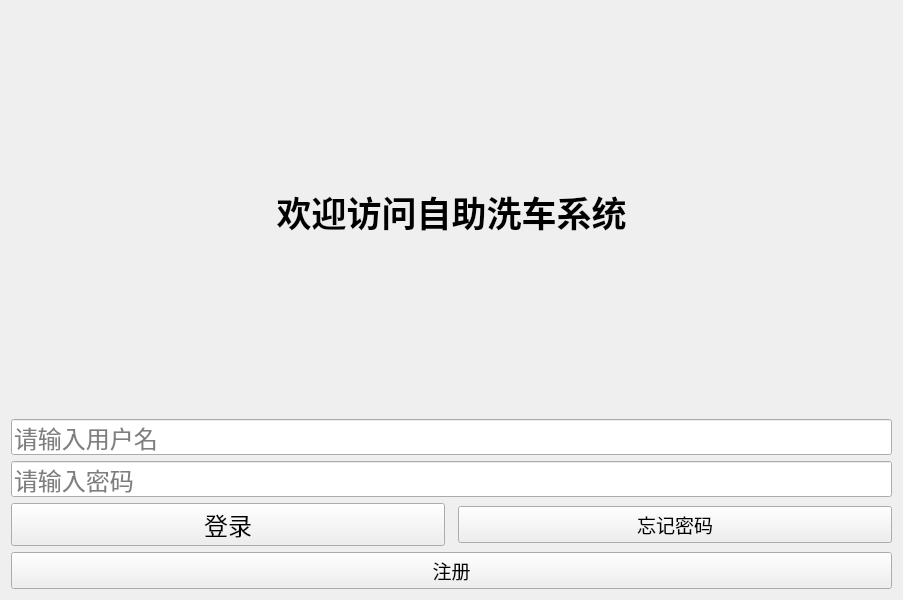
<?xml version="1.0" encoding="UTF-8"?>
<ui version="4.0">
 <class>LoginWindow</class>
 <widget class="QWidget" name="LoginWindow">
  <property name="geometry">
   <rect>
    <x>0</x>
    <y>0</y>
    <width>903</width>
    <height>600</height>
   </rect>
  </property>
  <property name="windowTitle">
   <string>登录</string>
  </property>
  <layout class="QVBoxLayout" name="verticalLayout">
   <item>
    <widget class="QLabel" name="systemTitleLabel">
     <property name="text">
      <string>欢迎访问自助洗车系统</string>
     </property>
     <property name="alignment">
      <set>Qt::AlignCenter</set>
     </property>
     <property name="font">
      <font>
       <family>Arial</family>
       <pointsize>26</pointsize>
       <bold>true</bold>
       <italic>false</italic>
      </font>
     </property>
    </widget>
   </item>
   <item>
    <widget class="QLineEdit" name="usernameLineEdit">
     <property name="placeholderText">
      <string>请输入用户名</string>
     </property>
     <property name="font">
      <font>
       <pointsize>18</pointsize>
      </font>
     </property>
    </widget>
   </item>
   <item>
    <widget class="QLineEdit" name="passwordLineEdit">
     <property name="placeholderText">
      <string>请输入密码</string>
     </property>
     <property name="echoMode">
      <enum>QLineEdit::Password</enum>
     </property>
     <property name="font">
      <font>
       <pointsize>18</pointsize>
      </font>
     </property>
    </widget>
   </item>
   <item>
    <layout class="QHBoxLayout" name="horizontalLayout">
     <item>
      <widget class="QPushButton" name="loginButton">
       <property name="text">
        <string>登录</string>
       </property>
       <property name="font">
        <font>
         <pointsize>18</pointsize>
        </font>
       </property>
      </widget>
     </item>
     <item>
      <spacer name="horizontalSpacer">
       <property name="orientation">
        <enum>Qt::Horizontal</enum>
       </property>
       <property name="sizeType">
        <enum>QSizePolicy::Expanding</enum>
       </property>
      </spacer>
     </item>
     <item>
      <widget class="QPushButton" name="forgotPasswordButton">
       <property name="text">
        <string>忘记密码</string>
       </property>
       <property name="font">
        <font>
         <pointsize>14</pointsize>
        </font>
       </property>
      </widget>
     </item>
    </layout>
   </item>
   <item>
    <widget class="QPushButton" name="registerButton">
     <property name="text">
      <string>注册</string>
     </property>
     <property name="font">
      <font>
       <pointsize>14</pointsize>
      </font>
     </property>
    </widget>
   </item>
  </layout>
 </widget>
 <resources/>
 <connections/>
</ui>
